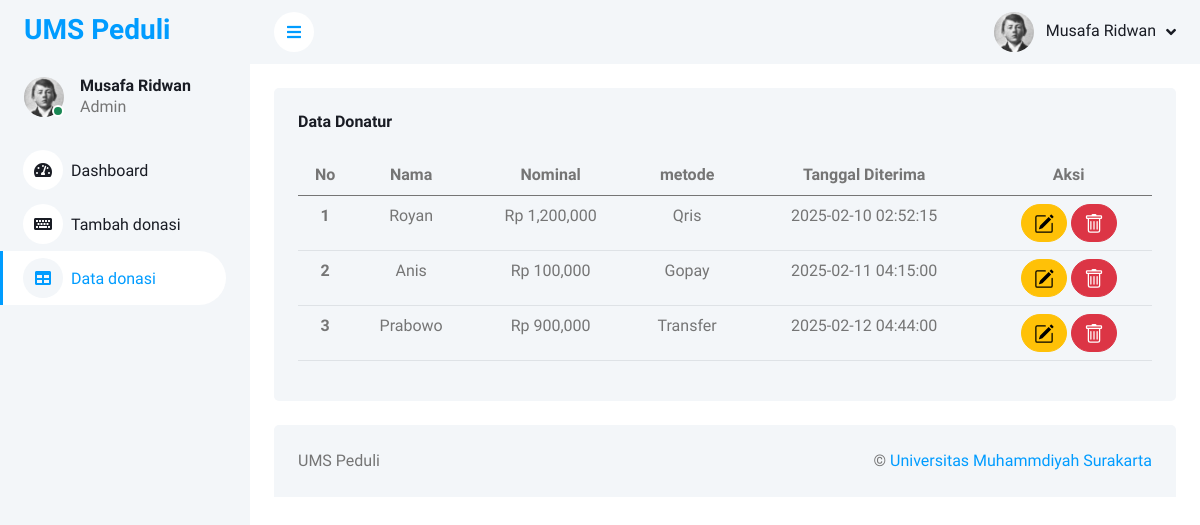
The page /data_donasi.php (signed in) on the database its author committed.
### tables this page shows
CREATE TABLE `donasi` (
  `id` int(11) NOT NULL,
  `nama` varchar(50) NOT NULL,
  `nominal` int(11) NOT NULL,
  `metode` enum('Transfer','Qris','Shopeepay','Gopay') NOT NULL,
  `tgl_diterima` timestamp NOT NULL DEFAULT current_timestamp() ON UPDATE current_timestamp()
);

### data_donasi.php (the view, shortened to what this page needs)
<?php
require_once('_koneksi.php');
require_once('_css.php');
require_once("_sidebar.php");
require_once("_header.php");
$query = "SELECT * FROM donasi ORDER BY id ASC";
$datadonasi = mysqli_query($conn, $query);
?>
<div class="container-fluid pt-4 px-4">
                <div class="bg-light text-center rounded p-4">
                    <div class="d-flex align-items-center justify-content-between mb-4">
                        <h6 class="mb-0">Data Donatur</h6>
                    </div>
                    <div class="table-responsive">
                        <table class="table">
                            <thead>
                                <tr>
                                    <th scope="col">No</th>
                                    <th scope="col">Nama</th>
                                    <th scope="col">Nominal</th>
                                    <th scope="col">metode</th>
                                    <th scope="col">Tanggal Diterima</th>
                                    <th scope="col">Aksi</th>
                                </tr>
                            </thead>
                            <tbody>
                                <?php $no = 1;
                                foreach ($datadonasi as $donasi) { ?>
                                    <tr>
                                        <th><?= $no; ?></th>
                                        <td><?= $donasi['nama'] ?></td>
                                        <td>Rp <?= number_format($donasi['nominal']) ?></td>
                                        <td><?= $donasi['metode'] ?></td>
                                        <td><?= $donasi['tgl_diterima'] ?></td>
                                        <td>
                                        <a class="btn btn-warning rounded-pill" href="edit.php?id=<?= $donasi['id'] ?>">
                                        </a>
                                            <a class="btn btn-danger rounded-pill" onclick="return confirm('Anda yakin ingin menghapus data ini?')" ; href="crud.php?hapus=<?= $donasi['id'] ?>">
                                            </a>
                                        </td>
                                    </tr>
                                <?php $no++;
                                } ?>
                            </tbody>
                        </table>
                    </div>
                </div>
            </div>
<?php require_once("_footer.php") ?>

### dashmin-1.0.0/css/style.css (style rules this page uses)
:root { --primary: #009CFF; --light: #F3F6F9; --dark: #191C24; }
.btn { transition: .5s; }

### rows shown on the page
donasi: nama "Royan", nominal "1,200,000", metode "Qris", tgl_diterima "2025-02-10 02:52:15"
donasi: nama "Anis", nominal "100,000", metode "Gopay", tgl_diterima "2025-02-11 04:15:00"
donasi: nama "Prabowo", nominal "900,000", metode "Transfer", tgl_diterima "2025-02-12 04:44:00"
